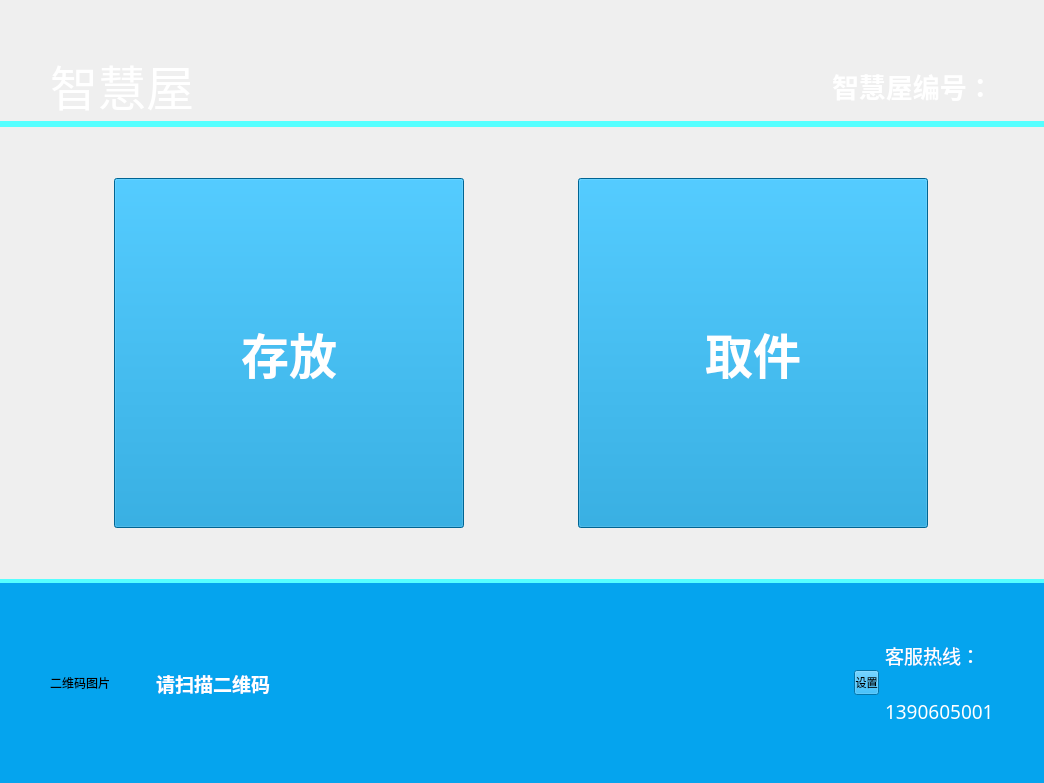
<?xml version="1.0" encoding="UTF-8"?>
<ui version="4.0">
 <class>QtControlClass</class>
 <widget class="QWidget" name="QtControlClass">
  <property name="geometry">
   <rect>
    <x>0</x>
    <y>0</y>
    <width>1044</width>
    <height>783</height>
   </rect>
  </property>
  <property name="windowTitle">
   <string>QtControl</string>
  </property>
  <property name="styleSheet">
   <string notr="true">QWidget#widget_main
{

border-image: url(:/Image/Resources/Image/1.jpg);

}
</string>
  </property>
  <layout class="QVBoxLayout" name="verticalLayout">
   <property name="spacing">
    <number>0</number>
   </property>
   <property name="leftMargin">
    <number>0</number>
   </property>
   <property name="topMargin">
    <number>0</number>
   </property>
   <property name="rightMargin">
    <number>0</number>
   </property>
   <property name="bottomMargin">
    <number>0</number>
   </property>
   <item>
    <widget class="QWidget" name="widget_main" native="true">
     <layout class="QVBoxLayout" name="verticalLayout_4" stretch="0,0,0,0,0">
      <property name="spacing">
       <number>0</number>
      </property>
      <property name="leftMargin">
       <number>0</number>
      </property>
      <property name="topMargin">
       <number>50</number>
      </property>
      <property name="rightMargin">
       <number>0</number>
      </property>
      <property name="bottomMargin">
       <number>0</number>
      </property>
      <item>
       <widget class="QWidget" name="widget_tittle" native="true">
        <property name="minimumSize">
         <size>
          <width>0</width>
          <height>0</height>
         </size>
        </property>
        <property name="maximumSize">
         <size>
          <width>16777215</width>
          <height>16777215</height>
         </size>
        </property>
        <layout class="QHBoxLayout" name="horizontalLayout_4">
         <property name="spacing">
          <number>0</number>
         </property>
         <property name="leftMargin">
          <number>50</number>
         </property>
         <property name="topMargin">
          <number>0</number>
         </property>
         <property name="rightMargin">
          <number>50</number>
         </property>
         <property name="bottomMargin">
          <number>0</number>
         </property>
         <item>
          <widget class="QLabel" name="m_label_title">
           <property name="maximumSize">
            <size>
             <width>16777215</width>
             <height>16777215</height>
            </size>
           </property>
           <property name="font">
            <font>
             <family>新宋体</family>
             <pointsize>36</pointsize>
            </font>
           </property>
           <property name="styleSheet">
            <string notr="true">color: rgb(255, 255, 255);</string>
           </property>
           <property name="text">
            <string>智慧屋</string>
           </property>
          </widget>
         </item>
         <item>
          <spacer name="horizontalSpacer">
           <property name="orientation">
            <enum>Qt::Horizontal</enum>
           </property>
           <property name="sizeHint" stdset="0">
            <size>
             <width>40</width>
             <height>20</height>
            </size>
           </property>
          </spacer>
         </item>
         <item>
          <widget class="QLabel" name="label">
           <property name="maximumSize">
            <size>
             <width>16777215</width>
             <height>16777215</height>
            </size>
           </property>
           <property name="font">
            <font>
             <family>Agency FB</family>
             <pointsize>20</pointsize>
             <weight>75</weight>
             <bold>true</bold>
            </font>
           </property>
           <property name="styleSheet">
            <string notr="true">color: rgb(255, 255, 255);</string>
           </property>
           <property name="text">
            <string>智慧屋编号：</string>
           </property>
          </widget>
         </item>
        </layout>
       </widget>
      </item>
      <item>
       <widget class="QLabel" name="label_2">
        <property name="maximumSize">
         <size>
          <width>16777215</width>
          <height>6</height>
         </size>
        </property>
        <property name="styleSheet">
         <string notr="true">background-color: rgb(85, 255, 255);</string>
        </property>
        <property name="text">
         <string/>
        </property>
       </widget>
      </item>
      <item>
       <layout class="QHBoxLayout" name="horizontalLayout_2" stretch="8,8">
        <property name="spacing">
         <number>80</number>
        </property>
        <property name="leftMargin">
         <number>80</number>
        </property>
        <property name="rightMargin">
         <number>80</number>
        </property>
        <item>
         <layout class="QVBoxLayout" name="verticalLayout_2">
          <property name="spacing">
           <number>6</number>
          </property>
          <item>
           <spacer name="verticalSpacer">
            <property name="orientation">
             <enum>Qt::Vertical</enum>
            </property>
            <property name="sizeHint" stdset="0">
             <size>
              <width>20</width>
              <height>40</height>
             </size>
            </property>
           </spacer>
          </item>
          <item>
           <widget class="QToolButton" name="btn_save">
            <property name="minimumSize">
             <size>
              <width>350</width>
              <height>350</height>
             </size>
            </property>
            <property name="maximumSize">
             <size>
              <width>16777215</width>
              <height>16777215</height>
             </size>
            </property>
            <property name="font">
             <font>
              <family>微软雅黑</family>
              <pointsize>36</pointsize>
              <weight>75</weight>
              <bold>true</bold>
             </font>
            </property>
            <property name="styleSheet">
             <string notr="true">background-color: rgb(0, 140, 204);
color: rgb(255, 255, 255);</string>
            </property>
            <property name="text">
             <string>存放</string>
            </property>
           </widget>
          </item>
          <item>
           <spacer name="verticalSpacer_2">
            <property name="orientation">
             <enum>Qt::Vertical</enum>
            </property>
            <property name="sizeHint" stdset="0">
             <size>
              <width>20</width>
              <height>40</height>
             </size>
            </property>
           </spacer>
          </item>
         </layout>
        </item>
        <item>
         <layout class="QVBoxLayout" name="verticalLayout_3">
          <item>
           <spacer name="verticalSpacer_3">
            <property name="orientation">
             <enum>Qt::Vertical</enum>
            </property>
            <property name="sizeHint" stdset="0">
             <size>
              <width>20</width>
              <height>40</height>
             </size>
            </property>
           </spacer>
          </item>
          <item>
           <widget class="QToolButton" name="btn_get">
            <property name="minimumSize">
             <size>
              <width>350</width>
              <height>350</height>
             </size>
            </property>
            <property name="maximumSize">
             <size>
              <width>16777215</width>
              <height>16777215</height>
             </size>
            </property>
            <property name="font">
             <font>
              <family>微软雅黑</family>
              <pointsize>36</pointsize>
              <weight>75</weight>
              <bold>true</bold>
             </font>
            </property>
            <property name="styleSheet">
             <string notr="true">background-color: rgb(0, 140, 204);
color: rgb(255, 255, 255);</string>
            </property>
            <property name="text">
             <string>取件</string>
            </property>
            <property name="popupMode">
             <enum>QToolButton::DelayedPopup</enum>
            </property>
            <property name="autoRaise">
             <bool>false</bool>
            </property>
            <property name="arrowType">
             <enum>Qt::NoArrow</enum>
            </property>
           </widget>
          </item>
          <item>
           <spacer name="verticalSpacer_4">
            <property name="orientation">
             <enum>Qt::Vertical</enum>
            </property>
            <property name="sizeHint" stdset="0">
             <size>
              <width>20</width>
              <height>40</height>
             </size>
            </property>
           </spacer>
          </item>
         </layout>
        </item>
       </layout>
      </item>
      <item>
       <widget class="QLabel" name="label_6">
        <property name="maximumSize">
         <size>
          <width>16777215</width>
          <height>4</height>
         </size>
        </property>
        <property name="styleSheet">
         <string notr="true">background-color: rgb(85, 255, 255);</string>
        </property>
        <property name="text">
         <string/>
        </property>
       </widget>
      </item>
      <item>
       <widget class="QWidget" name="widget" native="true">
        <property name="minimumSize">
         <size>
          <width>0</width>
          <height>200</height>
         </size>
        </property>
        <property name="maximumSize">
         <size>
          <width>16777215</width>
          <height>16777215</height>
         </size>
        </property>
        <property name="styleSheet">
         <string notr="true">background-color: rgb(5, 164, 238);</string>
        </property>
        <layout class="QVBoxLayout" name="verticalLayout_5">
         <property name="spacing">
          <number>0</number>
         </property>
         <property name="leftMargin">
          <number>50</number>
         </property>
         <property name="topMargin">
          <number>0</number>
         </property>
         <property name="rightMargin">
          <number>50</number>
         </property>
         <property name="bottomMargin">
          <number>0</number>
         </property>
         <item>
          <layout class="QHBoxLayout" name="horizontalLayout_3">
           <item>
            <widget class="QLabel" name="label_QRImage">
             <property name="minimumSize">
              <size>
               <width>100</width>
               <height>100</height>
              </size>
             </property>
             <property name="maximumSize">
              <size>
               <width>16777215</width>
               <height>16777215</height>
              </size>
             </property>
             <property name="text">
              <string>二维码图片</string>
             </property>
            </widget>
           </item>
           <item>
            <widget class="QLabel" name="label_3">
             <property name="maximumSize">
              <size>
               <width>16777215</width>
               <height>50</height>
              </size>
             </property>
             <property name="font">
              <font>
               <family>微软雅黑</family>
               <pointsize>14</pointsize>
               <weight>75</weight>
               <bold>true</bold>
              </font>
             </property>
             <property name="styleSheet">
              <string notr="true">color: rgb(255, 255, 255);</string>
             </property>
             <property name="text">
              <string>请扫描二维码</string>
             </property>
            </widget>
           </item>
           <item>
            <spacer name="horizontalSpacer_4">
             <property name="orientation">
              <enum>Qt::Horizontal</enum>
             </property>
             <property name="sizeHint" stdset="0">
              <size>
               <width>40</width>
               <height>20</height>
              </size>
             </property>
            </spacer>
           </item>
           <item>
            <widget class="QToolButton" name="btn_setting">
             <property name="minimumSize">
              <size>
               <width>0</width>
               <height>0</height>
              </size>
             </property>
             <property name="maximumSize">
              <size>
               <width>25</width>
               <height>25</height>
              </size>
             </property>
             <property name="font">
              <font>
               <family>微软雅黑</family>
               <pointsize>8</pointsize>
               <weight>50</weight>
               <bold>false</bold>
              </font>
             </property>
             <property name="text">
              <string>设置</string>
             </property>
            </widget>
           </item>
           <item>
            <layout class="QVBoxLayout" name="verticalLayout_6">
             <item>
              <widget class="QLabel" name="label_4">
               <property name="maximumSize">
                <size>
                 <width>16777215</width>
                 <height>50</height>
                </size>
               </property>
               <property name="font">
                <font>
                 <family>新宋体</family>
                 <pointsize>14</pointsize>
                </font>
               </property>
               <property name="styleSheet">
                <string notr="true">color: rgb(255, 255, 255);</string>
               </property>
               <property name="text">
                <string>客服热线：</string>
               </property>
              </widget>
             </item>
             <item>
              <widget class="QLabel" name="label_5">
               <property name="maximumSize">
                <size>
                 <width>16777215</width>
                 <height>50</height>
                </size>
               </property>
               <property name="font">
                <font>
                 <family>微软雅黑</family>
                 <pointsize>14</pointsize>
                </font>
               </property>
               <property name="styleSheet">
                <string notr="true">color: rgb(255, 255, 255);</string>
               </property>
               <property name="text">
                <string>1390605001</string>
               </property>
              </widget>
             </item>
            </layout>
           </item>
          </layout>
         </item>
        </layout>
       </widget>
      </item>
     </layout>
    </widget>
   </item>
  </layout>
 </widget>
 <layoutdefault spacing="6" margin="11"/>
 <resources>
  <include location="QtControl.qrc"/>
 </resources>
 <connections/>
</ui>
